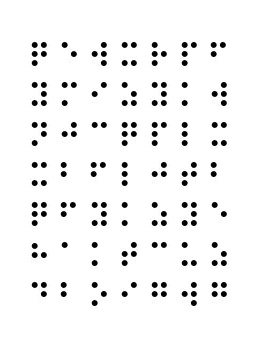
%> input picture COMS_5750/HW2/images/p6/in/2.jpg, 270 x 360 px
$ octave p6.m   (GNU Octave 9; MATLAB toolbox functions it lacks are replaced by stand-ins)
%> lines starting %> are read from the running program, lines starting %| are printed output that depends on the picture; in (x1, y1, x2, y2) boxes, pixels count from 0 and x2, y2 are one past the last pixel; in counts of white or black regions, pixels touching at a corner belong together; the program's own positions count from 1
clear; clc; close all;

% --- 2) Process each character (braille -> white, then stamp english -> black) ---
debug = false;          % set false to reduce figures
th    = 0.5;
pad   = 3;

% --- Read input ---
color_img = imread('./../../images/p6/in/2.jpg');
%> color_img is the input picture: size 360x270x3 uint8; min 0, max 255, mean 243.1
figure; imshow(color_img); title('Original');

% --- 1) Binarize + invert (same idea as your code) ---
bi = binarizeInvert(color_img, 0.5);
figure; imshow(bi); title('Inverted binary');

color_img = processChar(color_img, bi, ...
    './../../braille_cutouts/q.jpg', './../../english_cutouts/q.png', ...
    'Q', th, pad, debug);

color_img = processChar(color_img, bi, ...
    './../../braille_cutouts/w.jpg', './../../english_cutouts/w.jpg', ...
    'W', th, pad, debug);

color_img = processChar(color_img, bi, ...
    './../../braille_cutouts/y.jpg', './../../english_cutouts/y.jpg', ...
    'Y', th, pad, debug);

figure; imshow(color_img); title('Final result');

% --- Save ---
imwrite(color_img, './../../images/p6/out/2.jpg');


function bi = binarizeInvert(color_img, thresh)
%> called with thresh = 0.5
    % Same behavior style as your original: im2bw then invert
    b  = im2bw(color_img, thresh);
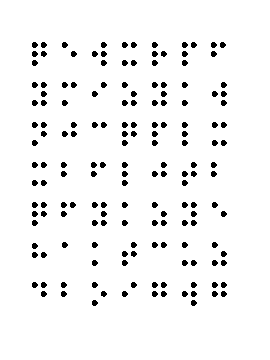
%> b: size 360x270 logical; 95.3% white; 164 black regions, largest, box (x1, y1, x2, y2) and area: (32, 42, 38, 48) 28, (41, 42, 47, 48) 28, (62, 42, 68, 48) 28
    bi = ~b;  % dots -> 1
end

function strelMask = loadStrelFromImage(path, thresh)
%> called with path = './../../braille_cutouts/q.jpg', thresh = 0.5
    se = imread(path);
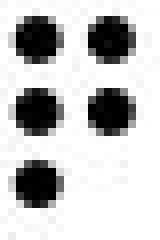
%> input picture COMS_5750/HW2/braille_cutouts/q.jpg, 20 x 30 px (shown 8 times larger)
%> se is the input picture: size 30x20x3 uint8; min 0, max 255, mean 196.8
    strelMask = binarizeInvert(se, thresh);
%> in binarizeInvert (call 2), `b  = im2bw(color_img, thresh);`: b: size 30x20 logical; 76.8% white; 5 black regions, box (x1, y1, x2, y2) and area: (2, 2, 8, 8) 28, (11, 2, 17, 8) 28, (2, 11, 8, 17) 28, (2, 20, 8, 26) 28, (11, 11, 17, 17) 27
end

function [positions, pixelMask] = detectPositionsAndMask(bi, strelMask, pad)
%> called with pad = 3
    % Erode to detect anchor positions
    positions = imerode(bi, strelMask);
%> positions: size 360x270 logical; 0% white in thin lines or dots, all inside (x1, y1, x2, y2) = (39, 54, 130, 215)

    % Slightly dilate the strel then dilate positions to build pixel mask
    strelMask2 = imdilate(strelMask, strel('square', pad));
%> strelMask2: size 30x20 logical; 46.5% white; 5 white regions, box (x1, y1, x2, y2) and area: (1, 1, 9, 9) 56, (10, 1, 18, 9) 56, (1, 10, 9, 18) 56, (1, 19, 9, 27) 56, (10, 10, 18, 18) 55
    pixelMask  = imdilate(positions, strelMask2);
%> pixelMask: size 360x270 logical; 0.86% white; 15 white regions, largest, box (x1, y1, x2, y2) and area: (31, 41, 39, 49) 56, (40, 41, 48, 49) 56, (31, 50, 39, 58) 56
%| Detected Q positions: 3

    positions = positions ~= 0;
    pixelMask = pixelMask ~= 0;
end

function imgOut = paintMask(imgIn, mask, rgb)
%> called with rgb = [255 255 255]
    % Paint pixels under mask with rgb = [R G B]
    mask = mask ~= 0;
    imgOut = imgIn;

    R = imgOut(:,:,1);  G = imgOut(:,:,2);  B = imgOut(:,:,3);
    R(mask) = rgb(1);
%> R: size 360x270 uint8; min 0, max 255, mean 244.2
    G(mask) = rgb(2);
    B(mask) = rgb(3);
    imgOut(:,:,1) = R;  imgOut(:,:,2) = G;  imgOut(:,:,3) = B;
end

function imgOut = processChar(imgIn, bi, brailleCutoutPath, englishCutoutPath, label, thresh, pad, debug)
    % 1) load braille strel
    brailleStrel = loadStrelFromImage(brailleCutoutPath, thresh);
    if debug
        figure; imshow(brailleStrel); title([label ' Structural Element']);
    end

    % 2) detect braille positions + pixel mask
    [pos, brailleMask] = detectPositionsAndMask(bi, brailleStrel, pad);
    fprintf('Detected %s positions: %d\n', label, sum(pos(:)));

    if debug
        figure; imshow(brailleMask); title([label ' character pixel mask (braille)']);
    end

    % 3) remove braille by painting it white
    imgOut = paintMask(imgIn, brailleMask, [255 255 255]);

    % 4) stamp english glyph at detected positions (your method: dilate positions)
    engStrel = loadStrelFromImage(englishCutoutPath, thresh);
    if debug
        figure; imshow(engStrel); title([label ' English cutout strel']);
    end

    engMask = imdilate(pos, engStrel) ~= 0;
%> engMask: size 360x270 logical; 0.43% white; 15 white regions, largest, box (x1, y1, x2, y2) and area: (32, 42, 38, 48) 28, (41, 42, 47, 48) 28, (32, 51, 38, 57) 28

    if debug
        figure; imshow(engMask); title([label ' pixel mask (english stamp)']);
    end

    % 5) paint english stamp black
    imgOut = paintMask(imgOut, engMask, [0 0 0]);
%> in paintMask (call 2), `R(mask) = rgb(1);`: R: size 360x270 uint8; min 0, max 255, mean 243.1; mean of the top-left, top-right, bottom-left and bottom-right quarters 240.3, 242.7, 244.2, 245.2
%> call 3 of loadStrelFromImage, with path = './../../braille_cutouts/w.jpg', thresh = 0.5
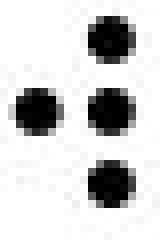
%> input picture COMS_5750/HW2/braille_cutouts/w.jpg, 20 x 30 px (shown 8 times larger)
%> in loadStrelFromImage, se is the input picture: size 30x20x3 uint8; min 0, max 255, mean 208.1
%> in binarizeInvert (call 4), `b  = im2bw(color_img, thresh);`: b: size 30x20 logical; 81.3% white; 4 black regions, box (x1, y1, x2, y2) and area: (11, 2, 17, 8) 28, (2, 11, 8, 17) 28, (11, 11, 17, 17) 28, (11, 20, 17, 26) 28
%> in detectPositionsAndMask (call 2), `positions = imerode(bi, strelMask);`: positions: size 360x270 logical; 0% white in thin lines or dots, all inside (x1, y1, x2, y2) = (99, 54, 220, 295)
%> in detectPositionsAndMask (call 2), `strelMask2 = imdilate(strelMask, strel('square', pad));`: strelMask2: size 30x20 logical; 37.3% white; 4 white regions, box (x1, y1, x2, y2) and area: (10, 1, 18, 9) 56, (1, 10, 9, 18) 56, (10, 10, 18, 18) 56, (10, 19, 18, 27) 56
%> in detectPositionsAndMask (call 2), `pixelMask  = imdilate(positions, strelMask2);`: pixelMask: size 360x270 logical; 0.69% white; 12 white regions, largest, box (x1, y1, x2, y2) and area: (100, 41, 108, 49) 56, (91, 50, 99, 58) 56, (100, 50, 108, 58) 56
%| Detected W positions: 3
%> in paintMask (call 3), `R(mask) = rgb(1);`: R: size 360x270 uint8; min 0, max 255, mean 243.9
%> in processChar (call 2), `engMask = imdilate(pos, engStrel) ~= 0;`: engMask: size 360x270 logical; 0.35% white; 12 white regions, largest, box (x1, y1, x2, y2) and area: (101, 42, 107, 48) 28, (92, 51, 98, 57) 28, (101, 51, 107, 57) 28
%> in paintMask (call 4), `R(mask) = rgb(1);`: R: size 360x270 uint8; min 0, max 255, mean 243.1; mean of the top-left, top-right, bottom-left and bottom-right quarters 240.3, 242.7, 244.2, 245.1
%> call 3 of processChar, with brailleCutoutPath = './../../braille_cutouts/y.jpg', englishCutoutPath = './../../english_cutouts/y.jpg', label = 'Y', thresh = 0.5, pad = 3, debug = false
%> call 5 of loadStrelFromImage, with path = './../../braille_cutouts/y.jpg', thresh = 0.5
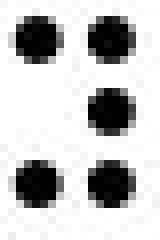
%> input picture COMS_5750/HW2/braille_cutouts/y.jpg, 20 x 30 px (shown 8 times larger)
%> in loadStrelFromImage, se is the input picture: size 30x20x3 uint8; min 0, max 255, mean 196.6
%> in binarizeInvert (call 6), `b  = im2bw(color_img, thresh);`: b: size 30x20 logical; 76.7% white; 5 black regions, box (x1, y1, x2, y2) and area: (2, 2, 8, 8) 28, (11, 2, 17, 8) 28, (11, 11, 17, 17) 28, (2, 20, 8, 26) 28, (11, 20, 17, 26) 28
%> in detectPositionsAndMask (call 3), `positions = imerode(bi, strelMask);`: positions: size 360x270 logical; 0% white in thin lines or dots, all inside (x1, y1, x2, y2) = (39, 94, 190, 215)
%> in detectPositionsAndMask (call 3), `strelMask2 = imdilate(strelMask, strel('square', pad));`: strelMask2: size 30x20 logical; 46.7% white; 5 white regions, box (x1, y1, x2, y2) and area: (1, 1, 9, 9) 56, (10, 1, 18, 9) 56, (10, 10, 18, 18) 56, (1, 19, 9, 27) 56, (10, 19, 18, 27) 56
%> in detectPositionsAndMask (call 3), `pixelMask  = imdilate(positions, strelMask2);`: pixelMask: size 360x270 logical; 1.2% white; 20 white regions, largest, box (x1, y1, x2, y2) and area: (31, 81, 39, 89) 56, (40, 81, 48, 89) 56, (151, 81, 159, 89) 56
%| Detected Y positions: 4
%> in paintMask (call 5), `R(mask) = rgb(1);`: R: size 360x270 uint8; min 0, max 255, mean 244.5
%> in processChar (call 3), `engMask = imdilate(pos, engStrel) ~= 0;`:
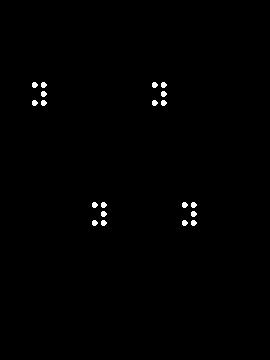
%> engMask: size 360x270 logical; 0.58% white; 20 white regions, largest, box (x1, y1, x2, y2) and area: (32, 82, 38, 88) 28, (41, 82, 47, 88) 28, (152, 82, 158, 88) 28
%> call 6 of paintMask, with rgb = [0 0 0]
%> in paintMask (call 6), `R(mask) = rgb(1);`:
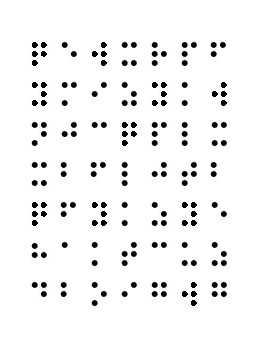
%> R: size 360x270 uint8; min 0, max 255, mean 243
%> in paintMask (call 6), `imgOut(:,:,2) = G`:
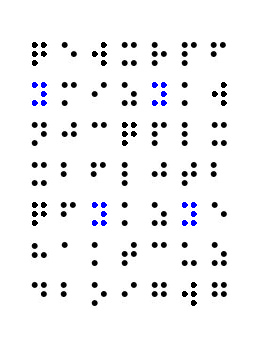
%> imgOut: size 360x270x3 uint8; mean R, G, B 243, 243, 244.5

    if debug
        figure; imshow(imgOut); title([label ' applied']);
    end
end
